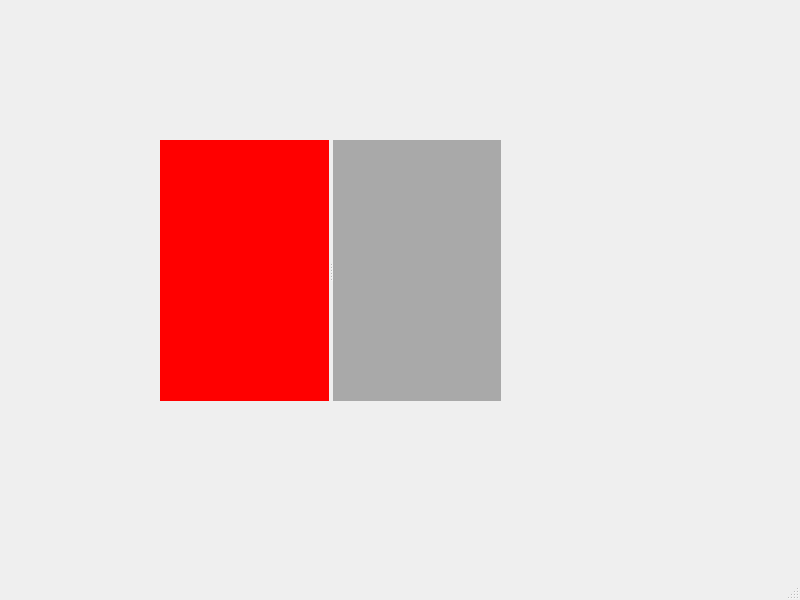
<?xml version="1.0" encoding="UTF-8"?>
<ui version="4.0">
 <class>MainWindow</class>
 <widget class="QMainWindow" name="MainWindow">
  <property name="geometry">
   <rect>
    <x>0</x>
    <y>0</y>
    <width>800</width>
    <height>600</height>
   </rect>
  </property>
  <property name="windowTitle">
   <string>MainWindow</string>
  </property>
  <widget class="QWidget" name="centralwidget">
   <widget class="QSplitter" name="splitter">
    <property name="geometry">
     <rect>
      <x>160</x>
      <y>140</y>
      <width>341</width>
      <height>261</height>
     </rect>
    </property>
    <property name="orientation">
     <enum>Qt::Orientation::Horizontal</enum>
    </property>
    <property name="opaqueResize">
     <bool>false</bool>
    </property>
    <widget class="QWidget" name="widget" native="true">
     <property name="styleSheet">
      <string notr="true">QWidget{background-color:red}</string>
     </property>
    </widget>
    <widget class="QWidget" name="widget_2" native="true">
     <property name="styleSheet">
      <string notr="true">QWidget{background-color:darkgray}</string>
     </property>
    </widget>
   </widget>
  </widget>
  <widget class="QMenuBar" name="menubar">
   <property name="geometry">
    <rect>
     <x>0</x>
     <y>0</y>
     <width>800</width>
     <height>21</height>
    </rect>
   </property>
  </widget>
  <widget class="QStatusBar" name="statusbar"/>
 </widget>
 <resources/>
 <connections/>
</ui>
